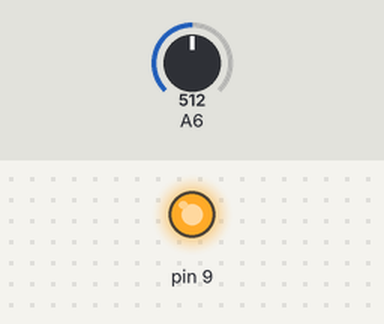
A sketch run on a simulated Arduino Nano, built with avr-gcc and run on an emulated ATmega328P. Shown: output pins drawn as LEDs (lit = HIGH). Dashed ring = blinking. The test bench sets the inputs (shaded band); at power-on: A6 = 512.

Above: at 1.3 s.
1.4 s: A6 set to 122
At 1.56 s:
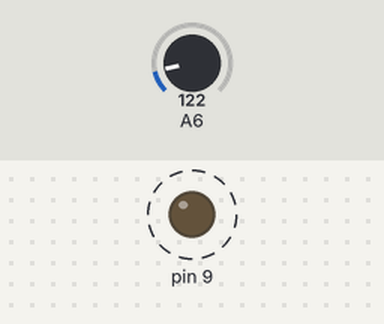
4.4 s: A6 set to 0
At 4.88 s:
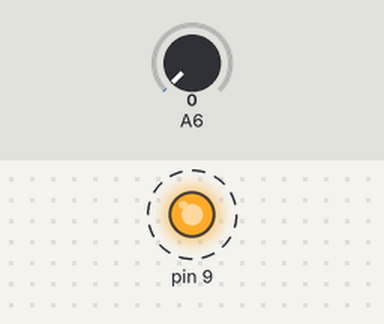
Timing chart, 0 to 13.4 s (numbered marks = the images above; inputs shaded):
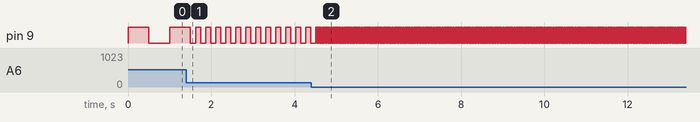

Measured:
- after the input at 1.4 s, pin 9: alternates HIGH for 0.12 s and LOW for 0.12 s, starting after 0.22 s
- after the input at 4.4 s, pin 9: alternates HIGH for 0.01 s and LOW for 0.01 s, starting after 0.12 s

The sketch:

clock-generator.ino
```cpp
bool signal = 0;
int maxHz = 100;
int maxPeriod = 1000;
int minPeriod = maxPeriod / maxHz;

void setup()
{
  pinMode(9, OUTPUT);
  pinMode(A6, INPUT);
}

void loop()
{
  //-- Toggle signal
  signal = !signal;

  //-- Read analog input and scale to maxHz
  int raw = analogRead(A6);
  int period = map(raw, 0, 1023, 1, maxHz) * minPeriod;

  //-- Only output high if the signal is on and the period is less than maxPeriod.
  //-- A maxPeriod indicates the slowest speed setting (potentiometer is
  //-- wound all the way anti-clockwise) and it's at this point that the user
  //-- can perform manualy clock stepping using the physical switch.
  digitalWrite(9, signal && period < maxPeriod ? 1 : 0);

  //-- Sleep based on the selected period (in ms)
  delay(period);
}
```
